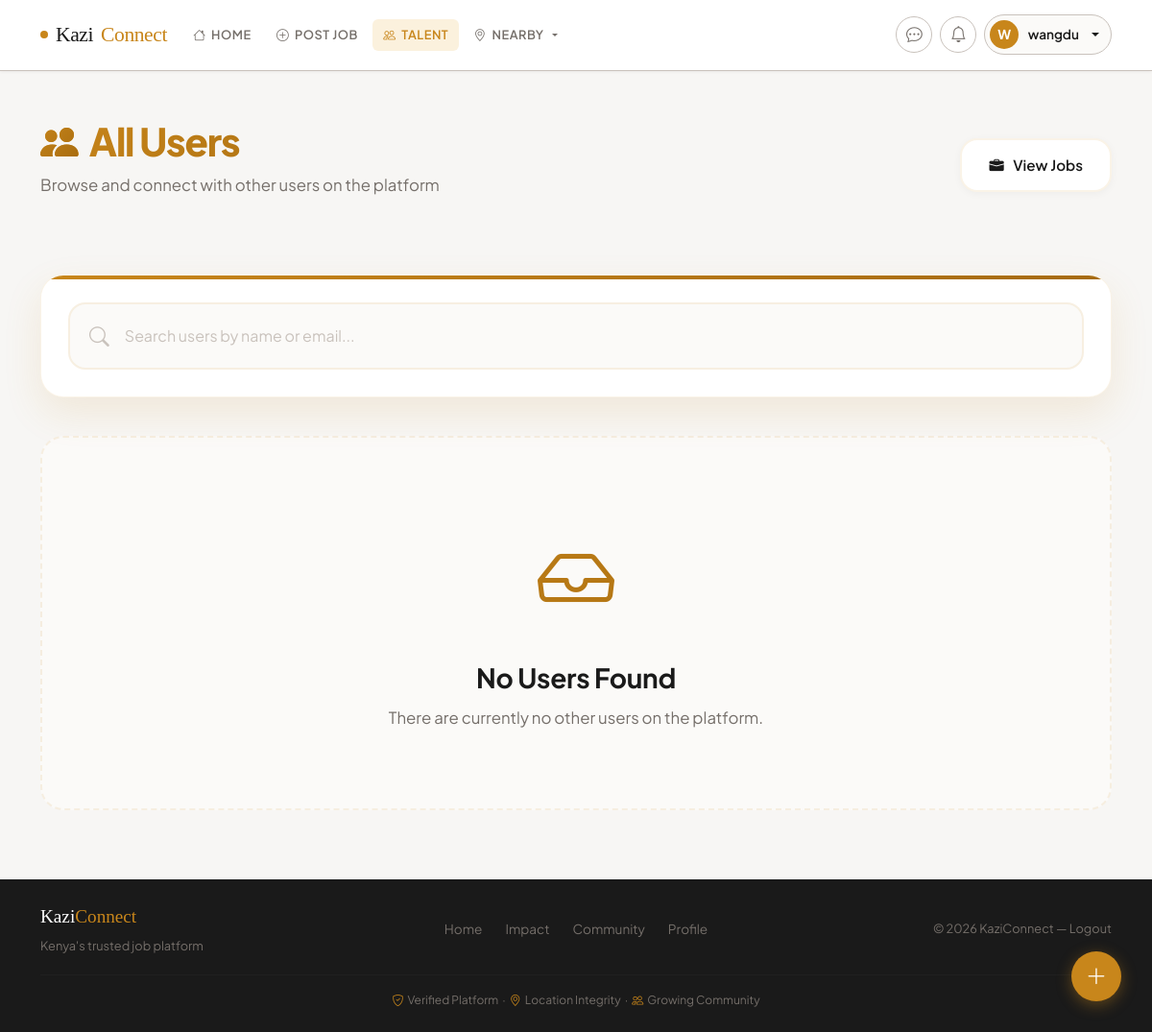
/users/all (signed in), run on an earlier commit of the app's database.
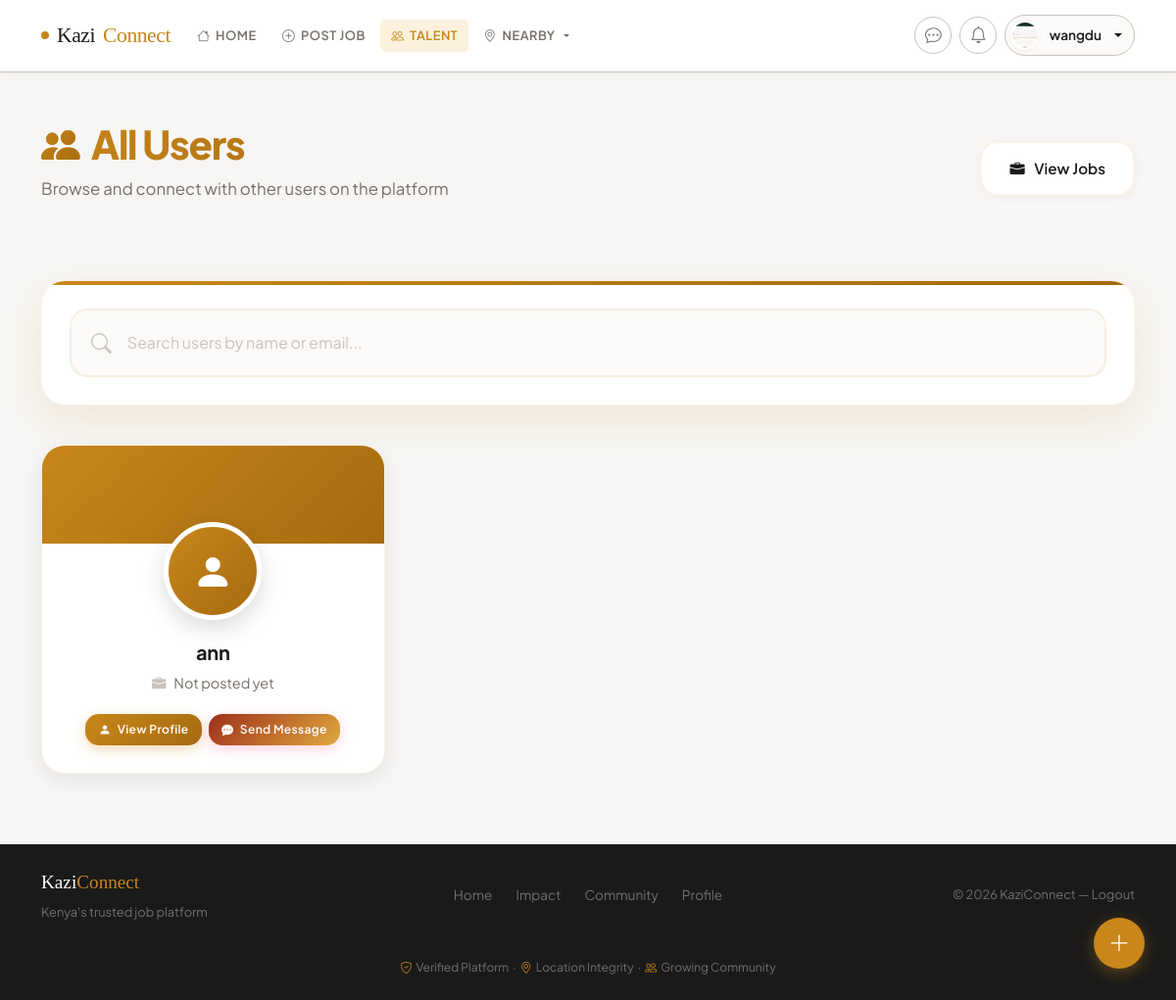
And on a later commit of the database.
### app.py (models this page shows, shortened)
class User(UserMixin, db.Model):
    __tablename__ = 'user'
    id = db.Column(db.Integer, primary_key=True)
    username = db.Column(db.String(80), unique=True, nullable=True, index=True)
    email = db.Column(db.String(120), unique=True, nullable=False, index=True)
    password_hash = db.Column(db.String(255), nullable=False)
    role = db.Column(db.String(20), nullable=False, default='worker', index=True)  # 'worker' or 'recruiter'
    phone_number = db.Column(db.String(30))
    national_id = db.Column(db.String(50))
    certificate_of_good_conduct = db.Column(db.String(255))
    profile_picture = db.Column(db.String(255))
    location = db.Column(db.String(100))
    latitude = db.Column(db.Float, nullable=True)
    longitude = db.Column(db.Float, nullable=True)
    work_type = db.Column(db.String(100))
    profile_completed = db.Column(db.Boolean, default=False)
    created_at = db.Column(db.DateTime, default=lambda: datetime.now(timezone.utc))
    real_ip = db.Column(db.String(45), nullable=True)  # IPv6 can be up to 45 chars
    real_latitude = db.Column(db.Float, nullable=True)
    real_longitude = db.Column(db.Float, nullable=True)
    real_city = db.Column(db.String(100), nullable=True)
    real_country = db.Column(db.String(100), nullable=True)
    real_region = db.Column(db.String(100), nullable=True)
    location_discrepancy = db.Column(db.Boolean, default=False)  # Flag if custom location differs from real
    location_verified_at = db.Column(db.DateTime, nullable=True)
    suspension_end_date = db.Column(db.DateTime, nullable=True)  # Track when suspension ends
    suspension_reason = db.Column(db.String(255), nullable=True)
    suspension_duration = db.Column(db.String(20), nullable=True)  # 'hour', 'day', 'week', 'month', 'year', 'custom'
    is_admin = db.Column(db.Boolean, default=False)
    suspended = db.Column(db.Boolean, default=False)
    burned = db.Column(db.Boolean, default=False)  # Permanently banned
    warnings_count = db.Column(db.Integer, default=0)
    jobs_posted = db.relationship('Job', backref='poster', lazy=True, cascade='all, delete-orphan')
    applications = db.relationship('JobApplication', backref='applicant', lazy=True, cascade='all, delete-orphan')
    notifications = db.relationship('Notification', backref='user', lazy=True, cascade='all, delete-orphan')
    sent_messages = db.relationship('Message', foreign_keys='Message.sender_id', backref='sender', lazy='dynamic', cascade='all, delete-orphan')
    received_messages = db.relationship('Message', foreign_keys='Message.recipient_id', backref='recipient', lazy='dynamic', cascade='all, delete-orphan')
    def is_recruiter(self):
        return self.role == 'recruiter'

### app.py (the view)
@app.route('/users/all')
@login_required
def all_users():
    users = User.query.filter(
        User.id != current_user.id
    ).order_by(User.username.asc()).all()
    results = []
    for u in users:
        job = Job.query.filter_by(
            poster_id=u.id,
            status='open'
        ).order_by(Job.created_at.desc()).first()
        results.append({
            "id": u.id,
            "username": u.username or u.email,
            "profile_picture": u.profile_picture or None,
            "job_title": job.title if job else "Not posted yet",
            "job_id": job.id if job else None
        })
    return render_template('users_all.html', users=results)

### app.py (called while the page is built)
@app.context_processor
def inject_template_helpers():
    return {
        "now": lambda: datetime.utcnow(),
        "csrf_token": generate_csrf,
        "sanitize": sanitize_html
    }

@app.context_processor
def inject_template_helpers():
    return {
        "now": lambda: datetime.now(timezone.utc),
        "csrf_token": generate_csrf,
        "sanitize": sanitize_html
    }

@login_manager.user_loader
def load_user(user_id):
    try:
        return db.session.get(User, int(user_id))
    except (ValueError, TypeError):
        return None

### templates/users_all.html (shortened to what this page needs)
{% extends 'base.html' %}
{% block content %}
<div class="users-page-header">
  <div class="header-content">
    <div class="header-left">
      <h1>
        <i class="bi bi-people-fill"></i>
        All Users
      </h1>
      <p class="header-subtitle">Browse and connect with other users on the platform</p>
    </div>
    <div>
      <a href="{{ url_for('index') }}" class="btn-header-action">
        <i class="bi bi-briefcase-fill"></i>
        View Jobs
      </a>
    </div>
  </div>
</div>
<div class="search-card">
  <div class="search-wrapper">
    <i class="bi bi-search search-icon"></i>
    <input type="text"
           class="search-input"
           id="userSearch"
           placeholder="Search users by name or email...">
  </div>
</div>
<div class="users-grid" id="usersContainer">
  {% for user in users %}
  <div class="user-card-modern user-card" data-username="{{ user.username }}" data-job="{{ user.job_title }}">
    <div class="user-card-gradient"></div>
    <div class="user-card-body">
      <div class="card-avatar-wrapper">
        {% if user.profile_picture %}
          <img src="{{ url_for('uploaded_file', filename=user.profile_picture) }}"
               alt="{{ user.username }}"
               class="card-avatar">
        {% else %}
          <div class="card-avatar-placeholder">
            <i class="bi bi-person-fill"></i>
          </div>
        {% endif %}
      </div>
      <h3 class="user-name">{{ user.username }}</h3>
      <div class="user-job-title">
        <i class="bi bi-briefcase-fill"></i>
        <span>{{ user.job_title }}</span>
      </div>
      <div class="user-actions">
        <a href="{{ url_for('profile', user_id=user.id) }}"
           class="btn-user-action btn-user-primary">
          <i class="bi bi-person-fill"></i>
          View Profile
        </a>
        <a href="{{ url_for('messages_conversation', other_id=user.id) }}"
           class="btn-user-action btn-user-warning">
          <i class="bi bi-chat-dots-fill"></i>
          Send Message
        </a>
      </div>
    </div>
  </div>
  {% else %}
  <div class="empty-state">
    <div class="empty-state-icon">
      <i class="bi bi-inbox"></i>
    </div>
    <h2 class="empty-state-title">No Users Found</h2>
    <p class="empty-state-text">There are currently no other users on the platform.</p>
  </div>
  {% endfor %}
</div>
{% if current_user.is_authenticated and current_user.is_recruiter() %}
  <a href="{{ url_for('post_job') }}" class="fab-post-job" title="Post a Job">
    <i class="bi bi-plus-lg"></i>
  </a>
{% endif %}
{% endblock %}

### templates/base.html (shortened to what the changed rows need)
<!doctype html>
<html lang="en">
  <head>
    <link href="https://cdn.jsdelivr.net/npm/bootstrap@5.3.2/dist/css/bootstrap.min.css" rel="stylesheet">
    <link href="https://cdn.jsdelivr.net/npm/bootstrap-icons@1.11.3/font/bootstrap-icons.css" rel="stylesheet">
    <link rel="stylesheet" href="{{ url_for('static', filename='styles.css') }}">
  </head>
  <body class="d-flex flex-column min-vh-100">
    <nav class="navbar navbar-expand-lg">
      <div class="container">
        <div class="collapse navbar-collapse" id="navMain">
          <ul class="navbar-nav mb-2 mb-lg-0 align-items-center gap-2">
            {% if current_user.is_authenticated %}
              <li class="nav-item">
                <a class="icon-btn" href="{{ url_for('messages_list') }}" title="Messages">
                  <i class="bi bi-chat-dots"></i>
                </a>
              </li>
              <li class="nav-item dropdown">
                <a class="icon-btn" href="#" role="button" id="notifBellToggle"
                   data-bs-toggle="dropdown" aria-expanded="false" title="Notifications">
                  <i class="bi bi-bell"></i>
                </a>
              </li>
              <li class="nav-item dropdown">
                <a class="user-profile-pill dropdown-toggle" href="#" role="button"
                   data-bs-toggle="dropdown" aria-expanded="false">
                  {% if current_user.profile_picture %}
                    <img src="{{ url_for('uploaded_file', filename=current_user.profile_picture) }}"
                         alt="Profile" class="user-avatar">
                  {% else %}
                    <div class="user-avatar-placeholder">
                      {{ (current_user.username or current_user.email.split('@')[0])[0].upper() }}
                    </div>
                  {% endif %}
                  <span class="d-none d-sm-inline">
                    {{ current_user.username or current_user.email.split('@')[0].split('@')[0] }}
                  </span>
                </a>
              </li>
            {% endif %}
          </ul>
        </div>
      </div>
    </nav>
    <main class="container flex-grow-1 py-4">
      {% block content %}{% endblock %}
    </main>
  </body>
</html>

What changed in the data, as far as the page shows it:
changed User "wangdu": profile_picture: picture added; username "W" → (not shown)
added User: username "ann", job_title "Not posted yet"
Also different on the page:
text no longer shown: "No Users Found There are currently no other users on the platform."
